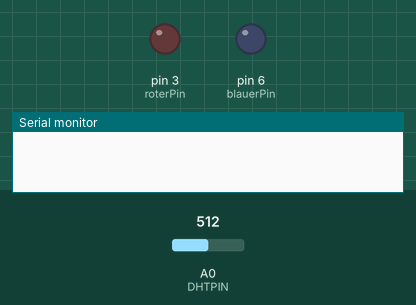
Bench run of a sketch on a simulated Arduino Uno, built with avr-gcc and run on an emulated ATmega328P. Parts: output pins drawn as LEDs (lit = HIGH), the last lines printed to the serial monitor. The test bench sets the inputs (shaded band); at power-on: A0 (DHTPIN) = 512. Pins used as bus, display or sensor lines are not drawn.

Above: at 0.1 s.
At 2.1 s:
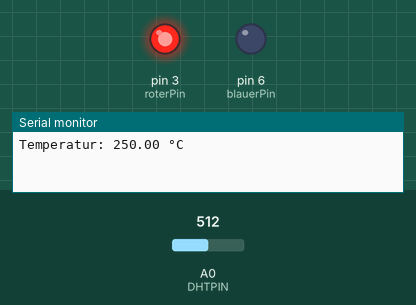
Timing chart, 0 to 3.6 s (numbered marks = the images above):
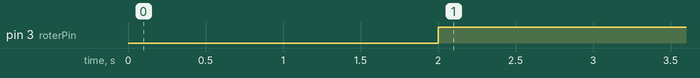

Measured:
- by itself, pin 3 (roterPin): LOW → HIGH at 2.0 s

The sketch:

Teilpruefung5.ino
```cpp
/* Anmerkung:
  Ich habe keinen Zugang zu eurer Gruppendiskussion. Daher konnte ich keine Fragen zur Hausarbeit stellen.
  Den Aufgabenstellungen nach, gehe ich davon aus, dass in allen Teilprüfungsleistungen nur der Quellcode
  hochgeladen werden soll.

  Bei der Teilprüfungsleistung 3 sind 5 LEDs zur Simulation eines Würfels gefordert. Damit kann man allerdings
  nicht die Würfelzahl 6 demonstrieren.  Das geht nur mit 6 bzw. 7 LEDs. Habt ihr euch da vertan?
  Ich hatte mich für 6 LEDs entschieden, um die Würfelsimulation zu vollenden. Solltet ihr 7 gemeint haben,
  kann ich die Aufgabe gerne nachbearbeiten.
*/

#include "DHT.h"
#include "DHT118266.h"
#define DHTPIN A0 // Festlegung der Pin
#define DHTTYPE DHT11 // Festlegung der Sensorvariante


/* Temperatursensor DHT11 einrichten */
DHT dht(DHTPIN, DHTTYPE); // Deklaration des DHT11 Temperatursensors

/* Pinbelegung der RGB-LED */
const int blauerPin = 6;
const int gruenerPin = 5;
const int roterPin = 3;


void setup() {
  // Serielle Schnittstelle mit der Baudrate 9600
  Serial.begin(9600);

  // dht starten
  dht.begin();

  // RGB-LED Pins als Output festlegen
  pinMode(roterPin, OUTPUT);
  pinMode(gruenerPin, OUTPUT);
  pinMode(blauerPin, OUTPUT);

}

void loop() {
  // Verweilzeit zur Auslesung der Sensorwerte
  delay(2000);

  // Liest die Analogwwerte des Sensors
  int analog = analogRead(DHTPIN);

  // Berechnet aus dem Analogwert die  Temperatur in Celsius
  float temperatur = temperatureInCelsius(analog);

  // Farbanzeige gemäß der Temperatur
  farbanzeige(temperatur);

  // Ausgabe über die serielle Schnittstelle
  Serial.println("Temperatur: " + String(temperatur) + " °C");
}

/* Funktion zur Berechnung der Temperatur in °C */
float temperatureInCelsius(int a) {
  float celsius = 0;
  // Formel zur Umrechnung in °C
  celsius =  (a / 1024.0) * 500;;

  return celsius;
}

/*Funktion, zur Farbanzeige der entsprechenden Temperatur*/
void farbanzeige(float t) {
  // Falls die Temperatur unter 20 °C liegt
  if(t < 20 ) {
    // ...leuchtet die LED grün
    analogWrite(roterPin, 0);
    analogWrite(gruenerPin, 255);
    analogWrite(blauerPin, 0);
  }
  // Falls die Temperatur zwischen 20 °C und 30 °C ist
  if(t >= 20 || t <= 30) {
    // ...leuchtet die LED gelb
    analogWrite(roterPin, 255);
    analogWrite(gruenerPin, 255);
    analogWrite(blauerPin, 0);
  }

  // Falls die Temperatur über 30 °C liegt
  if(t > 30) {
    // ...leuchtet die LED rot
    analogWrite(roterPin, 255);
    analogWrite(gruenerPin, 0);
    analogWrite(blauerPin, 0);
  }
}
```
